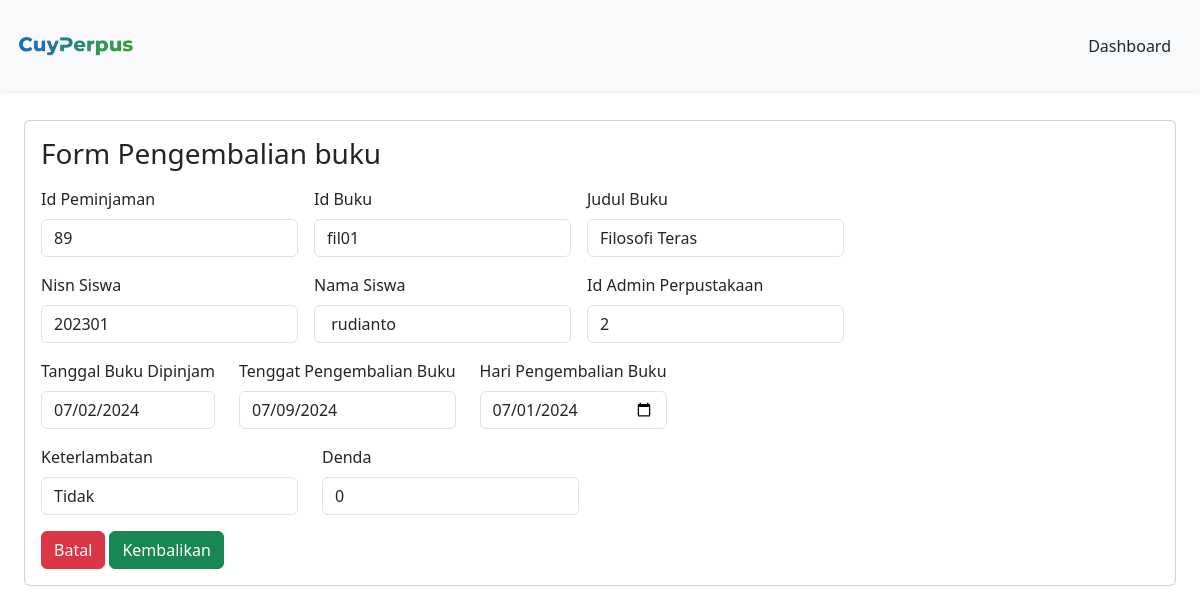
/sistemsekolah/DashboardMember/formPeminjaman/pengembalianBuku.php?id=89 (signed in), run on the app's committed database.
### tables this page shows
CREATE TABLE `peminjaman` (
  `id_peminjaman` int(11) NOT NULL,
  `id_buku` varchar(20) NOT NULL,
  `nisn` int(11) NOT NULL,
  `id_admin` int(11) NOT NULL,
  `tgl_peminjaman` date NOT NULL,
  `tgl_pengembalian` date NOT NULL
);

CREATE TABLE `buku` (
  `cover` varchar(255) NOT NULL,
  `id_buku` varchar(20) NOT NULL,
  `kategori` varchar(255) NOT NULL,
  `judul` varchar(255) NOT NULL,
  `pengarang` varchar(255) NOT NULL,
  `penerbit` varchar(255) NOT NULL,
  `tahun_terbit` date NOT NULL,
  `jumlah_halaman` int(11) NOT NULL,
  `buku_deskripsi` text NOT NULL
);

CREATE TABLE `member` (
  `nisn` int(11) NOT NULL,
  `kode_member` varchar(12) NOT NULL,
  `nama` varchar(255) NOT NULL,
  `password` varchar(255) NOT NULL,
  `jenis_kelamin` varchar(20) NOT NULL,
  `kelas` varchar(5) NOT NULL,
  `jurusan` varchar(50) NOT NULL,
  `no_tlp` varchar(20) NOT NULL,
  `tgl_pendaftaran` date NOT NULL
);

### sistemsekolah/config/config.php (called while the page is built, shortened)
<?php
$host = "127.0.0.1";
$username = "root";
$password = "";
$database_name = "perpustakaan";
$connection = mysqli_connect($host, $username, $password, $database_name);
function queryReadData($dataKategori) {
  global $connection;
  $result = mysqli_query($connection, $dataKategori);
  $items = [];
  while($item = mysqli_fetch_assoc($result)) {
    $items[] = $item;
  }
  return $items;
}
?>

### sistemsekolah/DashboardMember/formPeminjaman/pengembalianBuku.php (the view, shortened to what this page needs)
<?php
require "../../config/config.php";
$idPeminjaman = $_GET["id"];
$query = queryReadData("SELECT peminjaman.id_peminjaman, peminjaman.id_buku, buku.judul, peminjaman.nisn, member.nama, peminjaman.id_admin, peminjaman.tgl_peminjaman, peminjaman.tgl_pengembalian
FROM peminjaman
INNER JOIN buku ON peminjaman.id_buku = buku.id_buku
INNER JOIN member ON peminjaman.nisn = member.nisn
WHERE peminjaman.id_peminjaman = $idPeminjaman");
?>
<!DOCTYPE html>
<html lang="en">
  <head>
    <link href="https://cdn.jsdelivr.net/npm/bootstrap@5.3.2/dist/css/bootstrap.min.css" rel="stylesheet">
  </head>
  <body>
    <nav class="navbar fixed-top bg-body-tertiary shadow-sm">
      <div class="container-fluid p-3">
        <a class="navbar-brand" href="#">
          <img src="../../assets/logoNav.png" alt="logo" width="120px">
        </a>
        <a class="btn btn-tertiary" href="../dashboardMember.php">Dashboard</a>
      </div>
    </nav>
    <div class="p-4 mt-5">
      <div class="card p-3 mt-5">
    <form action="" method="post">
    <h3>Form Pengembalian buku</h3>
    <?php foreach ($query as $item) : ?>
    <div class="mt-3 d-flex flex-wrap gap-3">
     <div class="mb-3">
      <label for="exampleFormControlInput1" class="form-label">Id Peminjaman</label>
      <input type="number" class="form-control" placeholder="id peminjaman" name="id_peminjaman" id="id_peminjaman" value="<?= $item["id_peminjaman"]; ?>" readonly>
    </div>
     <div class="mb-3">
      <label for="exampleFormControlInput1" class="form-label">Id Buku</label>
      <input type="text" class="form-control" placeholder="id peminjaman" name="id_buku" id="id_buku" value="<?= $item["id_buku"]; ?>" readonly>
    </div>
     <div class="mb-3">
      <label for="exampleFormControlInput1" class="form-label">Judul Buku</label>
      <input type="text" class="form-control" placeholder="Judul Buku" name="judul" id="judul" value="<?= $item["judul"]; ?>" readonly>
    </div>
    </div>
  <div class="d-flex flex-wrap gap-3">
    <div class="mb-3">
      <label for="exampleFormControlInput1" class="form-label">Nisn Siswa</label>
      <input type="number" class="form-control" placeholder="Nisn Siswa" name="nisn" id="nisn" value="<?= $item["nisn"]; ?>" readonly>
    </div>
    <div class="mb-3">
      <label for="exampleFormControlInput1" class="form-label">Nama Siswa</label>
      <input type="text" class="form-control" placeholder="Nama Siswa" name="nama" id="nama" value=" <?= $item["nama"]; ?>" readonly>
    </div>
    <div class="mb-3">
      <label for="exampleFormControlInput1" class="form-label">Id Admin Perpustakaan</label>
      <input type="number" class="form-control" placeholder="Id Admin" name="id_admin" id="id_admin" value="<?= $item["id_admin"]; ?>" readonly>
    </div>
  </div>
  <div class="d-flex flex-wrap gap-4">
    <div class="mb-3">
      <label for="exampleFormControlInput1" class="form-label">Tanggal Buku Dipinjam</label>
      <input type="date" class="form-control" name="tgl_peminjaman" id="tgl_peminjaman" value="<?= $item["tgl_peminjaman"]; ?>" readonly>
    </div>
    <div class="mb-3">
      <label for="exampleFormControlInput1" class="form-label">Tenggat Pengembalian Buku</label>
      <input type="date" class="form-control" name="tgl_pengembalian" id="tgl_pengembalian" value="<?= $item["tgl_pengembalian"]; ?>"  oninput="hitungDenda()" readonly>
    </div>
    <div class="mb-3">
      <label for="exampleFormControlInput1" class="form-label">Hari Pengembalian Buku</label>
      <input type="date" class="form-control" name="buku_kembali" id="buku_kembali" value="<?php echo date('Y-m-d');?>" oninput="hitungDenda()">
    </div>
  </div>
  <?php endforeach; ?>
  <div class="d-flex flex-wrap gap-4">
    <div class="mb-3">
      <label for="exampleFormControlInput1" class="form-label">Keterlambatan</label>
      <input type="text" class="form-control" name="keterlambatan" id="keterlambatan" oninput="hitungDenda()" readonly>
    </div>
    <div class="mb-3">
      <label for="exampleFormControlInput1" class="form-label">Denda</label>
       <input type="number" class="form-control" name="denda" id="denda" readonly>
    </div>
  </div>
  <a class="btn btn-danger" href="TransaksiPeminjaman.php"> Batal</a>
  <button type="submit" class="btn btn-success" name="kembalikan">Kembalikan</button>
    </form>
    </div>
  </div>
  </body>
</html>

### data on the page
peminjaman: id_peminjaman "89", id_buku "fil01", judul "Filosofi Teras", nisn "202301", nama "rudianto", id_admin "2", tgl_peminjaman "07/02/2024", tgl_pengembalian "07/09/2024"
